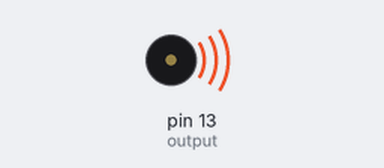
Simulated run of this sketch. Board: Arduino Uno, built with avr-gcc and run on an emulated ATmega328P. On the bench: buzzer (waves = sounding).

Above: at 6.0 s.
At 21.5 s:
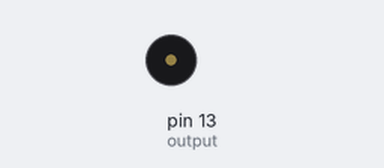
Timing chart, 0 to 23.0 s (numbered marks = the images above):
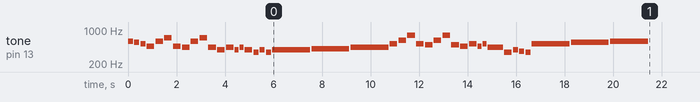

The sketch:

Its_Been_a_Long_Long_Time.ino
```cpp
// Adapted J. Pearson 2/25/2018
// This code plays part of Row Row Row your boat, using basic code.
// Try this with and without loops and variables.

/*
Notes chart:
  C     C#     D     Eb   E     F     F#    G     G#    A     Bb    B
0 16.35 17.32 18.35 19.45 20.60 21.83 23.12 24.50 25.96 27.50 29.14 30.87
1 32.70 34.65 36.71 38.89 41.20 43.65 46.25 49.00 51.91 55.00 58.27 61.74
2 65.41 69.30 73.42 77.78 82.41 87.31 92.50 98.00 103.8 110.0 116.5 123.5
3 130.8 138.6 146.8 155.6 164.8 174.6 185.0 196.0 207.7 220.0 233.1 246.9
4 261.6 277.2 293.7 311.1 329.6 349.2 370.0 392.0 415.3 440.0 466.2 493.9
5 523.3 554.4 587.3 622.3 659.3 698.5 740.0 784.0 830.6 880.0 932.3 987.8
6 1047  1109  1175  1245  1319  1397  1480  1568  1661  1760  1865  1976
7 2093  2217  2349  2489  2637  2794  2960  3136  3322  3520  3729  3951
8 4186  4435  4699  4978  5274  5588  5920  6272  6645  7040  7459  7902
*/
int D5 = 587;
int output = 13;
int Cs5 = 554;
int C5 = 523;
int Bb4 = 466;
int F5 = 699;
int A = 440;
int G4 = 392;
int F4 = 349;
int Gs4 = 415;
int Eb5 = 622;
int G5 = 784;
int B4 = 494;
int Fs4 = 370;

int halfnote = 1250;
int eightnotes = 313;
int dotquarter = 938;
int quarter = 625;
int sixteenth = 156;
int dothalf = 1563;
int whole = 2500;
int triplets = 208;

void setup()
{
for (int i = 0; i < 1; i++){
    // Measure 1 - Elijah Roush
    // D5
    tone(output, D5);    // tone(outputPin,frequency)
      delay(triplets);  //  delay(milliseconds)
    noTone(output);
      delay(50);
    // C#
    tone(output, Cs5);
      delay(triplets);
    noTone(output);
      delay(50);
      // C5
    tone(output, C5);
      delay(triplets);
    noTone(output);
      delay(50);
    // Measure 2 - Elijah Roush
    // Bb4
    tone(output, Bb4);
      delay(eightnotes);
      noTone(output);
      delay(50);
    // D5
    tone(output, D5);
      delay(eightnotes);
      noTone(output);
      delay(50);
    // F5
    tone(output, F5);
      delay(eightnotes);
      noTone(output);
      delay(50);
    // Bb4
    tone(output, Bb4);
      delay(eightnotes);
      noTone(output);
      delay(50);
    // A4
    tone(output, A);
      delay(eightnotes);
      noTone(output);
      delay(50);
    // D5
    tone(output, D5);
      delay(eightnotes);
      noTone(output);
      delay(50);
    // F5
    tone(output, F5);
      delay(eightnotes);
      noTone(output);
      delay(50);
    // A4
    tone(output, A);
      delay(eightnotes);
    noTone(output);
      delay(50);

  // Measure 3, 2 seconds    Matthew Klein
    // G4
    tone(output, G4);
      delay(eightnotes);
      noTone(output);
      delay(50);
    // A4
    tone(output, A);
      delay(eightnotes);
      noTone(output);
      delay(50);
    // G4
    tone(output, G4);
      delay(sixteenth);
      noTone(output);
      delay(50);
    // A4
    tone(output, A);
      delay(sixteenth);
      noTone(output);
      delay(50);
    // G4
    tone(output, G4);
      delay(eightnotes);
      noTone(output);
      delay(50);
    // F4
    tone(output, F4);
      delay(triplets);
      noTone(output);
      delay(50);
    // G4
    tone(output, G4);
      delay(triplets);
      noTone(output);
      delay(50);
    // F4
    tone(output, F4);
      delay(triplets);
      noTone(output);
      delay(50);

    // Measure 4, 2 seconds Matthew Klein
    // G4
    tone(output, G4);
      delay(dothalf);
      noTone(output);
      delay(50);
    // G#4
    tone(output,Gs4);
      delay(dothalf);
      noTone(output);
      delay(50);
  // Measure 5 - Mason
  // A4
  tone(output, A);
    delay(dothalf);
    noTone(output);
      delay(50);
  //Measure 6 - Mason
  // C5
  tone(output, C5);
    delay(eightnotes);
    noTone(output);
      delay(50);
   // E5
   tone(output, Eb5);
     delay(eightnotes);
     noTone(output);
      delay(50);
  // G5
  tone(output, G5);
    delay(eightnotes);
    noTone(output);
      delay(50);
   // C5
  tone(output, C5);
    delay(eightnotes);
    noTone(output);
      delay(50);
  // B4
  tone(output, B4);
    delay(eightnotes);
    noTone(output);
      delay(50);
  // E5
   tone(output, Eb5);
     delay(eightnotes);
     noTone(output);
      delay(50);
   // G5
  tone(output, G5);
    delay(eightnotes);
    noTone(output);
      delay(50);
   // B4
  tone(output, B4);
    delay(eightnotes);
    noTone(output);
      delay(50);
  //Measure 7 - Anh
  //Bb4
tone(output, Bb4);
      delay(eightnotes);
    noTone(output);
      delay(50);
  //C5
  tone(output, C5);
      delay(eightnotes);
    noTone(output);
      delay(50);
  //Bb4
  tone(output, Bb4);
      delay(sixteenth);
    noTone(output);
      delay(50);
  //C5
  tone(output, C5);
      delay(sixteenth);
    noTone(output);
      delay(50);
  //A4
  tone(output, A);
      delay(quarter);
    noTone(output);
      delay(50);
  //F4
  tone(output, F4);
      delay(eightnotes);
    noTone(output);
      delay(50);
  //G4
  tone(output, G4);
      delay(triplets);
    noTone(output);
      delay(50);
  //F#4
   tone(output, Fs4);
      delay(triplets);
    noTone(output);
      delay(50);
  //F4
   tone(output, F4);
      delay(triplets);
    noTone(output);
      delay(50);
  //Measure 8 - Anh
  //C5
   tone(output, C5);
      delay(dothalf);
    noTone(output);
      delay(50);
  //C#5
   tone(output, Cs5);
      delay(dothalf);
    noTone(output);
      delay(50);
  //Measure 9 - Anh
  //D5
   tone(output, D5);
      delay(dothalf);
    noTone(output);
      delay(50);

    // END
    noTone(output); // stop playing
}
}

void loop()
{

}
```
